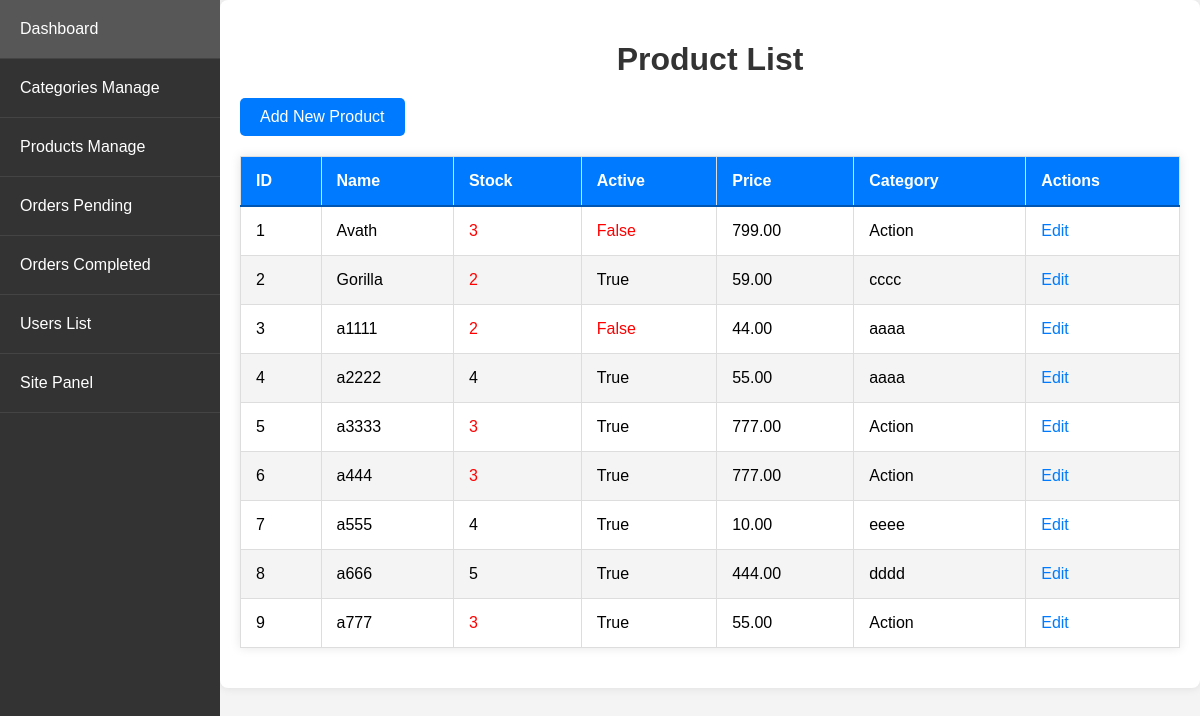
/admin_app/admin_app/products/ (signed in), run on an earlier commit of the app's database.
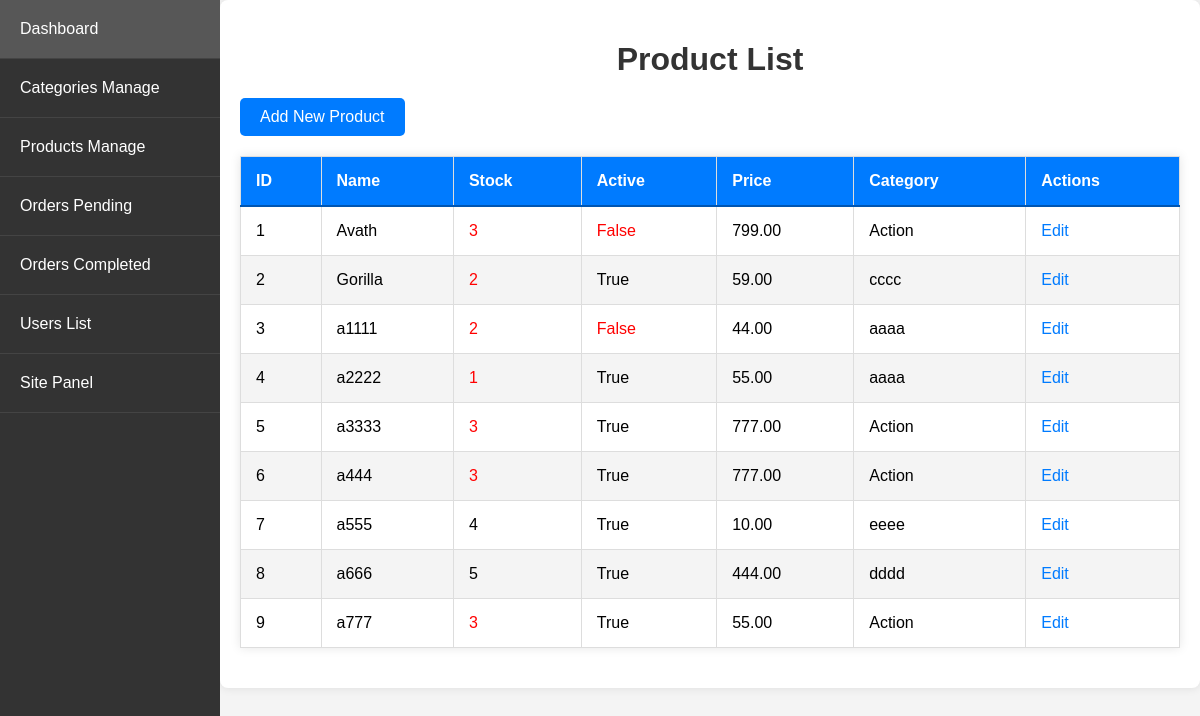
And on a later commit of the database.
### store/models.py (models this page shows, shortened)
class Product(models.Model):
    name = models.CharField(max_length=250, unique=True)
    slug = models.SlugField(max_length=250, unique=True)
    description = models.TextField(blank=True)
    old_price = models.DecimalField(max_digits=7, blank=True, null=True, decimal_places=2)
    new_price = models.DecimalField(max_digits=7, blank=False, decimal_places=2)
    category = models.ForeignKey(Category, on_delete=models.SET_NULL, null=True)
    image_1 = models.ImageField(upload_to='product')
    image_2 = models.ImageField(upload_to='product', blank=True)
    image_3 = models.ImageField(upload_to='product', blank=True)
    video_url = models.URLField(max_length=200, blank=True)
    stock = models.IntegerField()
    active = models.BooleanField(default=True)
    new = models.BooleanField(default=True)
    created = models.DateTimeField(auto_now_add=True)
    update = models.DateField(auto_now=True)
    class Meta:
        ordering = ('name',)
        verbose_name = 'product'
        verbose_name_plural = 'products'

class Category(models.Model):
    name = models.CharField(max_length=250, unique=True)
    slug = models.SlugField(max_length=250, unique=True)
    image = models.ImageField(upload_to='category', blank=True)
    class Meta:
        ordering = ('name',)
        verbose_name = 'category'
        verbose_name_plural = 'categorys'

### admin_app/views.py (the view)
# urls.py: path('admin_app/products/', views.product_list, name='product_list'),
@login_required
@user_passes_test(is_admin)
def product_list(request):
    products = Product.objects.all()
    return render(request, 'admin_app/product_list.html', {'products': products})

### admin_app/views.py (called while the page is built)
def is_admin(user):
    return user.is_superuser

### store/context_processors.py (called while the page is built)
def menu_link(request): # this function don't wanna call to work, it's defined in setting to work
    links_list = Category.objects.annotate(
        num_products=Count('product', filter=Q(product__active=True, product__stock__gt=0))
    ).filter(num_products__gt=0).order_by('name')  # Add an order_by clause here
    paginator3 = Paginator(links_list, 8)
    try:
        page = int(request.GET.get('page', '1'))
    except:
        page = 1
    try:
        links = paginator3.page(page)
    except (InvalidPage, EmptyPage):
        links = paginator3.page(paginator3.num_pages)
    return dict(links=links)

def cart_data(request):
    data = cartData(request)
    cartItems = data['cartItems']
    return dict(cartItems=cartItems)

### store/models.py (called while the page is built)
    @property
    def get_cart_items(self):
        orderitems = self.orderitem_set.all()
        total = sum([item.quantity for item in orderitems])
        return total

### admin_app/templates/admin_app/product_list.html (shortened to what this page needs)
{% extends 'admin_app/base_admin.html' %}
{% block content %}
<h1>Product List</h1>
<a href="{% url 'admin_app:product_create' %}" class="button">Add New Product</a>
<table>
    <thead>
        <tr>
            <th>ID</th>
            <th>Name</th>
            <th>Stock</th>
            <th>Active</th>
            <th>Price</th>
            <th>Category</th>
            <th>Actions</th>
        </tr>
    </thead>
    <tbody>
        {% for product in products %}
        <tr>
            <td>{{ forloop.counter }}</td>
            <td>{{ product.name }}</td>
            <td class="{% if product.stock < 4 %}low-stock{% endif %}">{{ product.stock }}</td>
            <td class="{% if not product.active %}inactive{% endif %}">{{ product.active }}</td>
            <td>{{ product.new_price }}</td>
            <td>{{ product.category.name }}</td>
            <td>
                <a href="{% url 'admin_app:product_update' product.pk %}">Edit</a>
            </td>
        </tr>
        {% endfor %}
    </tbody>
</table>
{% endblock %}

What changed in the data, as far as the page shows it:
changed Product (number 4 of 9 on the later page): stock "4" → "1"
